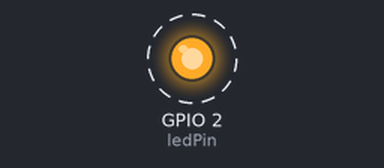
The sketch below on a simulated ESP32. Shown: output pins drawn as LEDs (lit = HIGH). Dashed ring = blinking. What the sketch prints to the serial monitor is not drawn.

Above: at 0.2 s.
Timing chart, 0 to 3.0 s (numbered marks = the images above):
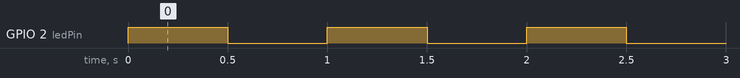

Measured:
- by itself, GPIO 2 (ledPin): alternates HIGH for 0.50 s and LOW for 0.50 s

The sketch:

Multitasking.ino
```cpp
const int ledPin = 2;

void TaskBlink(void *pvParameters);
void TaskSerial(void * pvParameters);

void setup() {
  Serial.begin(115200);

  xTaskCreate(
    TaskBlink,   // function to call
    "BlinkTask", // task name for debugging
    1024,        // Stack size (word, not byte)
    NULL,        // parameters if exists, using with pointers
    1,           // priority, higher better
    NULL         // task handle to manage it afterwards if we wish
  );

  xTaskCreate(
    TaskSerial,
    "SerialTask",
    2048,        // more stack size for serial processes
    NULL,
    1,
    NULL
  );

  Serial.println("Setup finished, tasks started.");
}

void loop() {
  //we're using FreeRTOS schedules so we do not need loop section right now.
}

// Task Functions
// Task must not return anything, they should stay in forever loop

void TaskBlink(void *pvParameters){
  pinMode(ledPin, OUTPUT);
  // same as while(1); loops forever
  for(;;){
    digitalWrite(ledPin, HIGH);
    vTaskDelay(pdMS_TO_TICKS(500));
    // unsigned long start = millis();
    // while(millis() - start < 3000){}

    digitalWrite(ledPin, LOW);
    vTaskDelay(pdMS_TO_TICKS(500));
    // start = millis();
    // while(millis() - start < 1000){}
  }
}

void TaskSerial(void *pvParameters){
  int counter = 0;

  for(;;){
    Serial.print("Second: ");
    Serial.println(counter);
    counter++;

    vTaskDelay(pdMS_TO_TICKS(1000)); // 1000ms delay
  }
}
```
